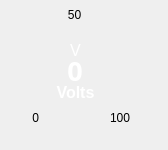
             <widget class="QWidget" name="widget_3" native="true">
              <property name="sizePolicy">
               <sizepolicy hsizetype="Minimum" vsizetype="Minimum">
                <horstretch>0</horstretch>
                <verstretch>0</verstretch>
               </sizepolicy>
              </property>
              <property name="minimumSize">
               <size>
                <width>150</width>
                <height>150</height>
               </size>
              </property>
              <widget class="QLabel" name="arc5_body">
               <property name="geometry">
                <rect>
                 <x>25</x>
                 <y>25</y>
                 <width>100</width>
                 <height>100</height>
                </rect>
               </property>
               <property name="autoFillBackground">
                <bool>false</bool>
               </property>
               <property name="styleSheet">
                <string notr="true">background-color: rgba(255, 255, 255, 0);</string>
               </property>
               <property name="text">
                <string/>
               </property>
               <property name="pixmap">
                <pixmap>../assests/arc_body_simple.png</pixmap>
               </property>
               <property name="scaledContents">
                <bool>false</bool>
               </property>
               <property name="alignment">
                <set>Qt::AlignmentFlag::AlignCenter</set>
               </property>
              </widget>
              <widget class="QLabel" name="arc5_max_value">
               <property name="geometry">
                <rect>
                 <x>110</x>
                 <y>110</y>
                 <width>49</width>
                 <height>16</height>
                </rect>
               </property>
               <property name="text">
                <string>100</string>
               </property>
              </widget>
              <widget class="QLabel" name="arc5_min_value">
               <property name="geometry">
                <rect>
                 <x>-10</x>
                 <y>110</y>
                 <width>49</width>
                 <height>16</height>
                </rect>
               </property>
               <property name="text">
                <string>0</string>
               </property>
               <property name="textFormat">
                <enum>Qt::TextFormat::PlainText</enum>
               </property>
               <property name="scaledContents">
                <bool>false</bool>
               </property>
               <property name="alignment">
                <set>Qt::AlignmentFlag::AlignRight|Qt::AlignmentFlag::AlignTrailing|Qt::AlignmentFlag::AlignVCenter</set>
               </property>
              </widget>
              <widget class="QLabel" name="arc5_mid_value">
               <property name="geometry">
                <rect>
                 <x>50</x>
                 <y>7</y>
                 <width>49</width>
                 <height>16</height>
                </rect>
               </property>
               <property name="text">
                <string>50</string>
               </property>
               <property name="alignment">
                <set>Qt::AlignmentFlag::AlignCenter</set>
               </property>
              </widget>
              <widget class="QLabel" name="arc5_needle">
               <property name="geometry">
                <rect>
                 <x>25</x>
                 <y>25</y>
                 <width>100</width>
                 <height>100</height>
                </rect>
               </property>
               <property name="autoFillBackground">
                <bool>false</bool>
               </property>
               <property name="styleSheet">
                <string notr="true">background-color: rgba(255, 255, 255, 0);</string>
               </property>
               <property name="text">
                <string/>
               </property>
               <property name="pixmap">
                <pixmap>../assests/arc_needle.png</pixmap>
               </property>
               <property name="scaledContents">
                <bool>false</bool>
               </property>
               <property name="alignment">
                <set>Qt::AlignmentFlag::AlignCenter</set>
               </property>
              </widget>
              <widget class="QLabel" name="arc5_current_value">
               <property name="geometry">
                <rect>
                 <x>44</x>
                 <y>55</y>
                 <width>62</width>
                 <height>31</height>
                </rect>
               </property>
               <property name="font">
                <font>
                 <family>Trebuchet MS</family>
                 <pointsize>20</pointsize>
                 <bold>true</bold>
                </font>
               </property>
               <property name="styleSheet">
                <string notr="true">color: rgb(85, 255, 127);
color: rgb(255, 255, 255);</string>
               </property>
               <property name="text">
                <string>0</string>
               </property>
               <property name="alignment">
                <set>Qt::AlignmentFlag::AlignCenter</set>
               </property>
              </widget>
              <widget class="QLabel" name="arc5_label1">
               <property name="geometry">
                <rect>
                 <x>50</x>
                 <y>82</y>
                 <width>51</width>
                 <height>20</height>
                </rect>
               </property>
               <property name="font">
                <font>
                 <pointsize>12</pointsize>
                 <bold>true</bold>
                </font>
               </property>
               <property name="styleSheet">
                <string notr="true">background-color: rgba(255, 255, 255, 0);
color: rgb(255, 255, 255);</string>
               </property>
               <property name="text">
                <string>Volts</string>
               </property>
               <property name="alignment">
                <set>Qt::AlignmentFlag::AlignCenter</set>
               </property>
              </widget>
              <widget class="QLabel" name="arc5_label5">
               <property name="geometry">
                <rect>
                 <x>50</x>
                 <y>40</y>
                 <width>51</width>
                 <height>20</height>
                </rect>
               </property>
               <property name="font">
                <font>
                 <pointsize>12</pointsize>
                 <bold>false</bold>
                </font>
               </property>
               <property name="styleSheet">
                <string notr="true">background-color: rgba(255, 255, 255, 0);
color: rgb(255, 255, 255);</string>
               </property>
               <property name="text">
                <string>V</string>
               </property>
               <property name="alignment">
                <set>Qt::AlignmentFlag::AlignCenter</set>
               </property>
              </widget>
             </widget>
